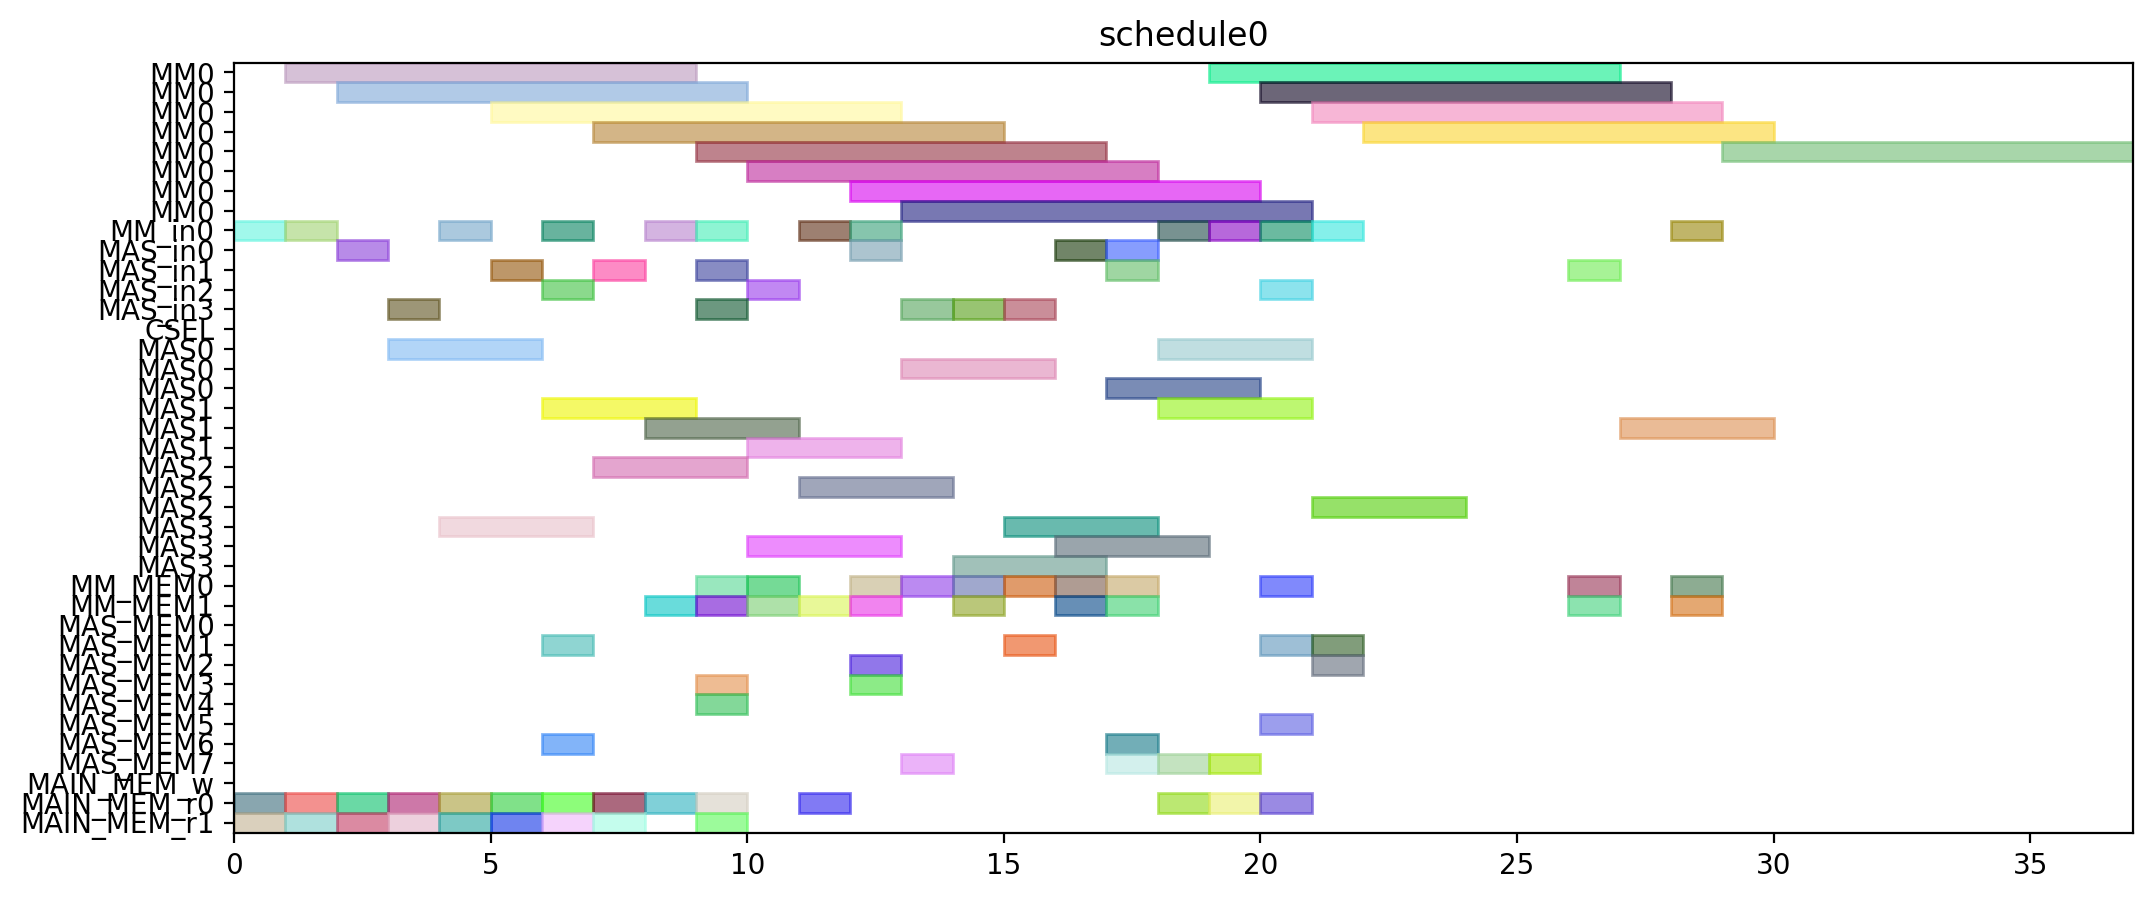

The script that drew this image:
from pyschedule import Scenario, solvers, plotters, alt


def solve():
	horizon = 120
	S = Scenario("schedule0", horizon=horizon)

	# resource
	MM = S.Resources('MM', num=1, size=8)
	MM_in = S.Resources('MM_in', num=1)
	MAS_in = S.Resources('MAS_in', num=4)
	CSEL = S.Resource('CSEL')
	MAS = S.Resources('MAS', num=4, size=3, periods=range(1, horizon))
	MM_MEM = S.Resources('MM_MEM', num=2)
	MAS_MEM = S.Resources('MAS_MEM', num=8)
	MAIN_MEM_w = S.Resource('MAIN_MEM_w', size=1)
	MAIN_MEM_r = S.Resources('MAIN_MEM_r', num=2)

	# result of previous scheduling

	# new tasks
	t0 = S.Task('t0', length=8, delay_cost=1)
	t0 += alt(MM)
	t0_in = S.Task('t0_in', length=1, delay_cost=1)
	t0_in += alt(MM_in)
	S += t0_in*MM_in[0]<=t0*MM[0]
	t0_mem0 = S.Task('t0_mem0', length=1, delay_cost=1)
	t0_mem0 += MAIN_MEM_r[0]
	S += t0_mem0 <= t0

	t0_mem1 = S.Task('t0_mem1', length=1, delay_cost=1)
	t0_mem1 += MAIN_MEM_r[1]
	S += t0_mem1 <= t0

	t1 = S.Task('t1', length=8, delay_cost=1)
	t1 += alt(MM)
	t1_in = S.Task('t1_in', length=1, delay_cost=1)
	t1_in += alt(MM_in)
	S += t1_in*MM_in[0]<=t1*MM[0]
	t1_mem0 = S.Task('t1_mem0', length=1, delay_cost=1)
	t1_mem0 += MAIN_MEM_r[0]
	S += t1_mem0 <= t1

	t1_mem1 = S.Task('t1_mem1', length=1, delay_cost=1)
	t1_mem1 += MAIN_MEM_r[1]
	S += t1_mem1 <= t1

	t2 = S.Task('t2', length=8, delay_cost=1)
	t2 += alt(MM)
	t2_in = S.Task('t2_in', length=1, delay_cost=1)
	t2_in += alt(MM_in)
	S += t2_in*MM_in[0]<=t2*MM[0]
	t2_mem0 = S.Task('t2_mem0', length=1, delay_cost=1)
	t2_mem0 += MAIN_MEM_r[0]
	S += t2_mem0 <= t2

	t2_mem1 = S.Task('t2_mem1', length=1, delay_cost=1)
	t2_mem1 += MAIN_MEM_r[1]
	S += t2_mem1 <= t2

	t3 = S.Task('t3', length=3, delay_cost=1)
	t3 += alt(MAS)
	t3_in = S.Task('t3_in', length=1, delay_cost=1)
	t3_in += alt(MAS_in)
	S += t3_in*MAS_in[0]<=t3*MAS[0]

	S += t3_in*MAS_in[1]<=t3*MAS[1]

	S += t3_in*MAS_in[2]<=t3*MAS[2]

	S += t3_in*MAS_in[3]<=t3*MAS[3]

	t3_mem0 = S.Task('t3_mem0', length=1, delay_cost=1)
	t3_mem0 += MAIN_MEM_r[0]
	S += t3_mem0 <= t3

	t3_mem1 = S.Task('t3_mem1', length=1, delay_cost=1)
	t3_mem1 += MAIN_MEM_r[1]
	S += t3_mem1 <= t3

	t4 = S.Task('t4', length=3, delay_cost=1)
	t4 += alt(MAS)
	t4_in = S.Task('t4_in', length=1, delay_cost=1)
	t4_in += alt(MAS_in)
	S += t4_in*MAS_in[0]<=t4*MAS[0]

	S += t4_in*MAS_in[1]<=t4*MAS[1]

	S += t4_in*MAS_in[2]<=t4*MAS[2]

	S += t4_in*MAS_in[3]<=t4*MAS[3]

	t4_mem0 = S.Task('t4_mem0', length=1, delay_cost=1)
	t4_mem0 += MAIN_MEM_r[0]
	S += t4_mem0 <= t4

	t4_mem1 = S.Task('t4_mem1', length=1, delay_cost=1)
	t4_mem1 += MAIN_MEM_r[1]
	S += t4_mem1 <= t4

	t8 = S.Task('t8', length=3, delay_cost=1)
	t8 += alt(MAS)
	t8_in = S.Task('t8_in', length=1, delay_cost=1)
	t8_in += alt(MAS_in)
	S += t8_in*MAS_in[0]<=t8*MAS[0]

	S += t8_in*MAS_in[1]<=t8*MAS[1]

	S += t8_in*MAS_in[2]<=t8*MAS[2]

	S += t8_in*MAS_in[3]<=t8*MAS[3]

	t8_mem0 = S.Task('t8_mem0', length=1, delay_cost=1)
	t8_mem0 += MAIN_MEM_r[0]
	S += t8_mem0 <= t8

	t8_mem1 = S.Task('t8_mem1', length=1, delay_cost=1)
	t8_mem1 += MAIN_MEM_r[1]
	S += t8_mem1 <= t8

	t9 = S.Task('t9', length=3, delay_cost=1)
	t9 += alt(MAS)
	t9_in = S.Task('t9_in', length=1, delay_cost=1)
	t9_in += alt(MAS_in)
	S += t9_in*MAS_in[0]<=t9*MAS[0]

	S += t9_in*MAS_in[1]<=t9*MAS[1]

	S += t9_in*MAS_in[2]<=t9*MAS[2]

	S += t9_in*MAS_in[3]<=t9*MAS[3]

	t9_mem0 = S.Task('t9_mem0', length=1, delay_cost=1)
	t9_mem0 += MAIN_MEM_r[0]
	S += t9_mem0 <= t9

	t9_mem1 = S.Task('t9_mem1', length=1, delay_cost=1)
	t9_mem1 += MAIN_MEM_r[1]
	S += t9_mem1 <= t9

	t13 = S.Task('t13', length=3, delay_cost=1)
	t13 += alt(MAS)
	t13_in = S.Task('t13_in', length=1, delay_cost=1)
	t13_in += alt(MAS_in)
	S += t13_in*MAS_in[0]<=t13*MAS[0]

	S += t13_in*MAS_in[1]<=t13*MAS[1]

	S += t13_in*MAS_in[2]<=t13*MAS[2]

	S += t13_in*MAS_in[3]<=t13*MAS[3]

	t13_mem0 = S.Task('t13_mem0', length=1, delay_cost=1)
	t13_mem0 += MAIN_MEM_r[0]
	S += t13_mem0 <= t13

	t13_mem1 = S.Task('t13_mem1', length=1, delay_cost=1)
	t13_mem1 += MAIN_MEM_r[1]
	S += t13_mem1 <= t13

	t14 = S.Task('t14', length=3, delay_cost=1)
	t14 += alt(MAS)
	t14_in = S.Task('t14_in', length=1, delay_cost=1)
	t14_in += alt(MAS_in)
	S += t14_in*MAS_in[0]<=t14*MAS[0]

	S += t14_in*MAS_in[1]<=t14*MAS[1]

	S += t14_in*MAS_in[2]<=t14*MAS[2]

	S += t14_in*MAS_in[3]<=t14*MAS[3]

	t14_mem0 = S.Task('t14_mem0', length=1, delay_cost=1)
	t14_mem0 += MAIN_MEM_r[0]
	S += t14_mem0 <= t14

	t14_mem1 = S.Task('t14_mem1', length=1, delay_cost=1)
	t14_mem1 += MAIN_MEM_r[1]
	S += t14_mem1 <= t14

	t5 = S.Task('t5', length=8, delay_cost=1)
	t5 += alt(MM)
	t5_in = S.Task('t5_in', length=1, delay_cost=1)
	t5_in += alt(MM_in)
	S += t5_in*MM_in[0]<=t5*MM[0]
	t5_mem0 = S.Task('t5_mem0', length=1, delay_cost=1)
	t5_mem0 += alt(MAS_MEM)
	S += (t3*MAS[0])-1 < t5_mem0*MAS_MEM[0]
	S += (t3*MAS[1])-1 < t5_mem0*MAS_MEM[2]
	S += (t3*MAS[2])-1 < t5_mem0*MAS_MEM[4]
	S += (t3*MAS[3])-1 < t5_mem0*MAS_MEM[6]
	S += t5_mem0 <= t5

	t5_mem1 = S.Task('t5_mem1', length=1, delay_cost=1)
	t5_mem1 += alt(MAS_MEM)
	S += (t4*MAS[0])-1 < t5_mem1*MAS_MEM[1]
	S += (t4*MAS[1])-1 < t5_mem1*MAS_MEM[3]
	S += (t4*MAS[2])-1 < t5_mem1*MAS_MEM[5]
	S += (t4*MAS[3])-1 < t5_mem1*MAS_MEM[7]
	S += t5_mem1 <= t5

	t6 = S.Task('t6', length=3, delay_cost=1)
	t6 += alt(MAS)
	t6_in = S.Task('t6_in', length=1, delay_cost=1)
	t6_in += alt(MAS_in)
	S += t6_in*MAS_in[0]<=t6*MAS[0]

	S += t6_in*MAS_in[1]<=t6*MAS[1]

	S += t6_in*MAS_in[2]<=t6*MAS[2]

	S += t6_in*MAS_in[3]<=t6*MAS[3]

	t6_mem0 = S.Task('t6_mem0', length=1, delay_cost=1)
	t6_mem0 += alt(MM_MEM)
	S += (t0*MM[0])-1 < t6_mem0*MM_MEM[0]
	S += t6_mem0 <= t6

	t6_mem1 = S.Task('t6_mem1', length=1, delay_cost=1)
	t6_mem1 += alt(MM_MEM)
	S += (t1*MM[0])-1 < t6_mem1*MM_MEM[1]
	S += t6_mem1 <= t6

	t10 = S.Task('t10', length=8, delay_cost=1)
	t10 += alt(MM)
	t10_in = S.Task('t10_in', length=1, delay_cost=1)
	t10_in += alt(MM_in)
	S += t10_in*MM_in[0]<=t10*MM[0]
	t10_mem0 = S.Task('t10_mem0', length=1, delay_cost=1)
	t10_mem0 += alt(MAS_MEM)
	S += (t8*MAS[0])-1 < t10_mem0*MAS_MEM[0]
	S += (t8*MAS[1])-1 < t10_mem0*MAS_MEM[2]
	S += (t8*MAS[2])-1 < t10_mem0*MAS_MEM[4]
	S += (t8*MAS[3])-1 < t10_mem0*MAS_MEM[6]
	S += t10_mem0 <= t10

	t10_mem1 = S.Task('t10_mem1', length=1, delay_cost=1)
	t10_mem1 += alt(MAS_MEM)
	S += (t9*MAS[0])-1 < t10_mem1*MAS_MEM[1]
	S += (t9*MAS[1])-1 < t10_mem1*MAS_MEM[3]
	S += (t9*MAS[2])-1 < t10_mem1*MAS_MEM[5]
	S += (t9*MAS[3])-1 < t10_mem1*MAS_MEM[7]
	S += t10_mem1 <= t10

	t11 = S.Task('t11', length=3, delay_cost=1)
	t11 += alt(MAS)
	t11_in = S.Task('t11_in', length=1, delay_cost=1)
	t11_in += alt(MAS_in)
	S += t11_in*MAS_in[0]<=t11*MAS[0]

	S += t11_in*MAS_in[1]<=t11*MAS[1]

	S += t11_in*MAS_in[2]<=t11*MAS[2]

	S += t11_in*MAS_in[3]<=t11*MAS[3]

	t11_mem0 = S.Task('t11_mem0', length=1, delay_cost=1)
	t11_mem0 += alt(MM_MEM)
	S += (t1*MM[0])-1 < t11_mem0*MM_MEM[0]
	S += t11_mem0 <= t11

	t11_mem1 = S.Task('t11_mem1', length=1, delay_cost=1)
	t11_mem1 += alt(MM_MEM)
	S += (t2*MM[0])-1 < t11_mem1*MM_MEM[1]
	S += t11_mem1 <= t11

	t15 = S.Task('t15', length=8, delay_cost=1)
	t15 += alt(MM)
	t15_in = S.Task('t15_in', length=1, delay_cost=1)
	t15_in += alt(MM_in)
	S += t15_in*MM_in[0]<=t15*MM[0]
	t15_mem0 = S.Task('t15_mem0', length=1, delay_cost=1)
	t15_mem0 += alt(MAS_MEM)
	S += (t13*MAS[0])-1 < t15_mem0*MAS_MEM[0]
	S += (t13*MAS[1])-1 < t15_mem0*MAS_MEM[2]
	S += (t13*MAS[2])-1 < t15_mem0*MAS_MEM[4]
	S += (t13*MAS[3])-1 < t15_mem0*MAS_MEM[6]
	S += t15_mem0 <= t15

	t15_mem1 = S.Task('t15_mem1', length=1, delay_cost=1)
	t15_mem1 += alt(MAS_MEM)
	S += (t14*MAS[0])-1 < t15_mem1*MAS_MEM[1]
	S += (t14*MAS[1])-1 < t15_mem1*MAS_MEM[3]
	S += (t14*MAS[2])-1 < t15_mem1*MAS_MEM[5]
	S += (t14*MAS[3])-1 < t15_mem1*MAS_MEM[7]
	S += t15_mem1 <= t15

	t16 = S.Task('t16', length=3, delay_cost=1)
	t16 += alt(MAS)
	t16_in = S.Task('t16_in', length=1, delay_cost=1)
	t16_in += alt(MAS_in)
	S += t16_in*MAS_in[0]<=t16*MAS[0]

	S += t16_in*MAS_in[1]<=t16*MAS[1]

	S += t16_in*MAS_in[2]<=t16*MAS[2]

	S += t16_in*MAS_in[3]<=t16*MAS[3]

	t16_mem0 = S.Task('t16_mem0', length=1, delay_cost=1)
	t16_mem0 += alt(MM_MEM)
	S += (t0*MM[0])-1 < t16_mem0*MM_MEM[0]
	S += t16_mem0 <= t16

	t16_mem1 = S.Task('t16_mem1', length=1, delay_cost=1)
	t16_mem1 += alt(MM_MEM)
	S += (t2*MM[0])-1 < t16_mem1*MM_MEM[1]
	S += t16_mem1 <= t16

	t19 = S.Task('t19', length=8, delay_cost=1)
	t19 += alt(MM)
	t19_in = S.Task('t19_in', length=1, delay_cost=1)
	t19_in += alt(MM_in)
	S += t19_in*MM_in[0]<=t19*MM[0]
	t19_mem0 = S.Task('t19_mem0', length=1, delay_cost=1)
	t19_mem0 += MAIN_MEM_r[0]
	S += t19_mem0 <= t19

	t19_mem1 = S.Task('t19_mem1', length=1, delay_cost=1)
	t19_mem1 += alt(MM_MEM)
	S += (t2*MM[0])-1 < t19_mem1*MM_MEM[1]
	S += t19_mem1 <= t19

	t24 = S.Task('t24', length=3, delay_cost=1)
	t24 += alt(MAS)
	t24_in = S.Task('t24_in', length=1, delay_cost=1)
	t24_in += alt(MAS_in)
	S += t24_in*MAS_in[0]<=t24*MAS[0]

	S += t24_in*MAS_in[1]<=t24*MAS[1]

	S += t24_in*MAS_in[2]<=t24*MAS[2]

	S += t24_in*MAS_in[3]<=t24*MAS[3]

	t24_mem0 = S.Task('t24_mem0', length=1, delay_cost=1)
	t24_mem0 += alt(MM_MEM)
	S += (t0*MM[0])-1 < t24_mem0*MM_MEM[0]
	S += t24_mem0 <= t24

	t24_mem1 = S.Task('t24_mem1', length=1, delay_cost=1)
	t24_mem1 += alt(MM_MEM)
	S += (t0*MM[0])-1 < t24_mem1*MM_MEM[1]
	S += t24_mem1 <= t24

	t26 = S.Task('t26', length=8, delay_cost=1)
	t26 += alt(MM)
	t26_in = S.Task('t26_in', length=1, delay_cost=1)
	t26_in += alt(MM_in)
	S += t26_in*MM_in[0]<=t26*MM[0]
	t26_mem0 = S.Task('t26_mem0', length=1, delay_cost=1)
	t26_mem0 += MAIN_MEM_r[0]
	S += t26_mem0 <= t26

	t26_mem1 = S.Task('t26_mem1', length=1, delay_cost=1)
	t26_mem1 += alt(MM_MEM)
	S += (t2*MM[0])-1 < t26_mem1*MM_MEM[1]
	S += t26_mem1 <= t26

	t7 = S.Task('t7', length=3, delay_cost=1)
	t7 += alt(MAS)
	t7_in = S.Task('t7_in', length=1, delay_cost=1)
	t7_in += alt(MAS_in)
	S += t7_in*MAS_in[0]<=t7*MAS[0]

	S += t7_in*MAS_in[1]<=t7*MAS[1]

	S += t7_in*MAS_in[2]<=t7*MAS[2]

	S += t7_in*MAS_in[3]<=t7*MAS[3]

	t7_mem0 = S.Task('t7_mem0', length=1, delay_cost=1)
	t7_mem0 += alt(MM_MEM)
	S += (t5*MM[0])-1 < t7_mem0*MM_MEM[0]
	S += t7_mem0 <= t7

	t7_mem1 = S.Task('t7_mem1', length=1, delay_cost=1)
	t7_mem1 += alt(MAS_MEM)
	S += (t6*MAS[0])-1 < t7_mem1*MAS_MEM[1]
	S += (t6*MAS[1])-1 < t7_mem1*MAS_MEM[3]
	S += (t6*MAS[2])-1 < t7_mem1*MAS_MEM[5]
	S += (t6*MAS[3])-1 < t7_mem1*MAS_MEM[7]
	S += t7_mem1 <= t7

	t12 = S.Task('t12', length=3, delay_cost=1)
	t12 += alt(MAS)
	t12_in = S.Task('t12_in', length=1, delay_cost=1)
	t12_in += alt(MAS_in)
	S += t12_in*MAS_in[0]<=t12*MAS[0]

	S += t12_in*MAS_in[1]<=t12*MAS[1]

	S += t12_in*MAS_in[2]<=t12*MAS[2]

	S += t12_in*MAS_in[3]<=t12*MAS[3]

	t12_mem0 = S.Task('t12_mem0', length=1, delay_cost=1)
	t12_mem0 += alt(MM_MEM)
	S += (t10*MM[0])-1 < t12_mem0*MM_MEM[0]
	S += t12_mem0 <= t12

	t12_mem1 = S.Task('t12_mem1', length=1, delay_cost=1)
	t12_mem1 += alt(MAS_MEM)
	S += (t11*MAS[0])-1 < t12_mem1*MAS_MEM[1]
	S += (t11*MAS[1])-1 < t12_mem1*MAS_MEM[3]
	S += (t11*MAS[2])-1 < t12_mem1*MAS_MEM[5]
	S += (t11*MAS[3])-1 < t12_mem1*MAS_MEM[7]
	S += t12_mem1 <= t12

	t17 = S.Task('t17', length=3, delay_cost=1)
	t17 += alt(MAS)
	t17_in = S.Task('t17_in', length=1, delay_cost=1)
	t17_in += alt(MAS_in)
	S += t17_in*MAS_in[0]<=t17*MAS[0]

	S += t17_in*MAS_in[1]<=t17*MAS[1]

	S += t17_in*MAS_in[2]<=t17*MAS[2]

	S += t17_in*MAS_in[3]<=t17*MAS[3]

	t17_mem0 = S.Task('t17_mem0', length=1, delay_cost=1)
	t17_mem0 += alt(MM_MEM)
	S += (t15*MM[0])-1 < t17_mem0*MM_MEM[0]
	S += t17_mem0 <= t17

	t17_mem1 = S.Task('t17_mem1', length=1, delay_cost=1)
	t17_mem1 += alt(MAS_MEM)
	S += (t16*MAS[0])-1 < t17_mem1*MAS_MEM[1]
	S += (t16*MAS[1])-1 < t17_mem1*MAS_MEM[3]
	S += (t16*MAS[2])-1 < t17_mem1*MAS_MEM[5]
	S += (t16*MAS[3])-1 < t17_mem1*MAS_MEM[7]
	S += t17_mem1 <= t17

	t25 = S.Task('t25', length=3, delay_cost=1)
	t25 += alt(MAS)
	t25_in = S.Task('t25_in', length=1, delay_cost=1)
	t25_in += alt(MAS_in)
	S += t25_in*MAS_in[0]<=t25*MAS[0]

	S += t25_in*MAS_in[1]<=t25*MAS[1]

	S += t25_in*MAS_in[2]<=t25*MAS[2]

	S += t25_in*MAS_in[3]<=t25*MAS[3]

	t25_mem0 = S.Task('t25_mem0', length=1, delay_cost=1)
	t25_mem0 += alt(MM_MEM)
	S += (t0*MM[0])-1 < t25_mem0*MM_MEM[0]
	S += t25_mem0 <= t25

	t25_mem1 = S.Task('t25_mem1', length=1, delay_cost=1)
	t25_mem1 += alt(MAS_MEM)
	S += (t24*MAS[0])-1 < t25_mem1*MAS_MEM[1]
	S += (t24*MAS[1])-1 < t25_mem1*MAS_MEM[3]
	S += (t24*MAS[2])-1 < t25_mem1*MAS_MEM[5]
	S += (t24*MAS[3])-1 < t25_mem1*MAS_MEM[7]
	S += t25_mem1 <= t25

	t29 = S.Task('t29', length=3, delay_cost=1)
	t29 += alt(MAS)
	t29_in = S.Task('t29_in', length=1, delay_cost=1)
	t29_in += alt(MAS_in)
	S += t29_in*MAS_in[0]<=t29*MAS[0]

	S += t29_in*MAS_in[1]<=t29*MAS[1]

	S += t29_in*MAS_in[2]<=t29*MAS[2]

	S += t29_in*MAS_in[3]<=t29*MAS[3]

	t29_mem0 = S.Task('t29_mem0', length=1, delay_cost=1)
	t29_mem0 += alt(MM_MEM)
	S += (t0*MM[0])-1 < t29_mem0*MM_MEM[0]
	S += t29_mem0 <= t29

	t29_mem1 = S.Task('t29_mem1', length=1, delay_cost=1)
	t29_mem1 += alt(MM_MEM)
	S += (t26*MM[0])-1 < t29_mem1*MM_MEM[1]
	S += t29_mem1 <= t29

	t18 = S.Task('t18', length=8, delay_cost=1)
	t18 += alt(MM)
	t18_in = S.Task('t18_in', length=1, delay_cost=1)
	t18_in += alt(MM_in)
	S += t18_in*MM_in[0]<=t18*MM[0]
	t18_mem0 = S.Task('t18_mem0', length=1, delay_cost=1)
	t18_mem0 += MAIN_MEM_r[0]
	S += t18_mem0 <= t18

	t18_mem1 = S.Task('t18_mem1', length=1, delay_cost=1)
	t18_mem1 += alt(MAS_MEM)
	S += (t12*MAS[0])-1 < t18_mem1*MAS_MEM[1]
	S += (t12*MAS[1])-1 < t18_mem1*MAS_MEM[3]
	S += (t12*MAS[2])-1 < t18_mem1*MAS_MEM[5]
	S += (t12*MAS[3])-1 < t18_mem1*MAS_MEM[7]
	S += t18_mem1 <= t18

	t27 = S.Task('t27', length=8, delay_cost=1)
	t27 += alt(MM)
	t27_in = S.Task('t27_in', length=1, delay_cost=1)
	t27_in += alt(MM_in)
	S += t27_in*MM_in[0]<=t27*MM[0]
	t27_mem0 = S.Task('t27_mem0', length=1, delay_cost=1)
	t27_mem0 += MAIN_MEM_r[0]
	S += t27_mem0 <= t27

	t27_mem1 = S.Task('t27_mem1', length=1, delay_cost=1)
	t27_mem1 += alt(MAS_MEM)
	S += (t12*MAS[0])-1 < t27_mem1*MAS_MEM[1]
	S += (t12*MAS[1])-1 < t27_mem1*MAS_MEM[3]
	S += (t12*MAS[2])-1 < t27_mem1*MAS_MEM[5]
	S += (t12*MAS[3])-1 < t27_mem1*MAS_MEM[7]
	S += t27_mem1 <= t27

	t28 = S.Task('t28', length=3, delay_cost=1)
	t28 += alt(MAS)
	t28_in = S.Task('t28_in', length=1, delay_cost=1)
	t28_in += alt(MAS_in)
	S += t28_in*MAS_in[0]<=t28*MAS[0]

	S += t28_in*MAS_in[1]<=t28*MAS[1]

	S += t28_in*MAS_in[2]<=t28*MAS[2]

	S += t28_in*MAS_in[3]<=t28*MAS[3]

	t28_mem0 = S.Task('t28_mem0', length=1, delay_cost=1)
	t28_mem0 += alt(MAS_MEM)
	S += (t25*MAS[0])-1 < t28_mem0*MAS_MEM[0]
	S += (t25*MAS[1])-1 < t28_mem0*MAS_MEM[2]
	S += (t25*MAS[2])-1 < t28_mem0*MAS_MEM[4]
	S += (t25*MAS[3])-1 < t28_mem0*MAS_MEM[6]
	S += t28_mem0 <= t28

	t28_mem1 = S.Task('t28_mem1', length=1, delay_cost=1)
	t28_mem1 += alt(MM_MEM)
	S += (t26*MM[0])-1 < t28_mem1*MM_MEM[1]
	S += t28_mem1 <= t28

	t30 = S.Task('t30', length=8, delay_cost=1)
	t30 += alt(MM)
	t30_in = S.Task('t30_in', length=1, delay_cost=1)
	t30_in += alt(MM_in)
	S += t30_in*MM_in[0]<=t30*MM[0]
	t30_mem0 = S.Task('t30_mem0', length=1, delay_cost=1)
	t30_mem0 += MAIN_MEM_r[0]
	S += t30_mem0 <= t30

	t30_mem1 = S.Task('t30_mem1', length=1, delay_cost=1)
	t30_mem1 += alt(MAS_MEM)
	S += (t29*MAS[0])-1 < t30_mem1*MAS_MEM[1]
	S += (t29*MAS[1])-1 < t30_mem1*MAS_MEM[3]
	S += (t29*MAS[2])-1 < t30_mem1*MAS_MEM[5]
	S += (t29*MAS[3])-1 < t30_mem1*MAS_MEM[7]
	S += t30_mem1 <= t30

	t20 = S.Task('t20', length=3, delay_cost=1)
	t20 += alt(MAS)
	t20_in = S.Task('t20_in', length=1, delay_cost=1)
	t20_in += alt(MAS_in)
	S += t20_in*MAS_in[0]<=t20*MAS[0]

	S += t20_in*MAS_in[1]<=t20*MAS[1]

	S += t20_in*MAS_in[2]<=t20*MAS[2]

	S += t20_in*MAS_in[3]<=t20*MAS[3]

	t20_mem0 = S.Task('t20_mem0', length=1, delay_cost=1)
	t20_mem0 += alt(MM_MEM)
	S += (t19*MM[0])-1 < t20_mem0*MM_MEM[0]
	S += t20_mem0 <= t20

	t20_mem1 = S.Task('t20_mem1', length=1, delay_cost=1)
	t20_mem1 += alt(MM_MEM)
	S += (t18*MM[0])-1 < t20_mem1*MM_MEM[1]
	S += t20_mem1 <= t20

	t31 = S.Task('t31', length=8, delay_cost=1)
	t31 += alt(MM)
	t31_in = S.Task('t31_in', length=1, delay_cost=1)
	t31_in += alt(MM_in)
	S += t31_in*MM_in[0]<=t31*MM[0]
	t31_mem0 = S.Task('t31_mem0', length=1, delay_cost=1)
	t31_mem0 += alt(MM_MEM)
	S += (t27*MM[0])-1 < t31_mem0*MM_MEM[0]
	S += t31_mem0 <= t31

	t31_mem1 = S.Task('t31_mem1', length=1, delay_cost=1)
	t31_mem1 += alt(MM_MEM)
	S += (t30*MM[0])-1 < t31_mem1*MM_MEM[1]
	S += t31_mem1 <= t31

	t35 = S.Task('t35', length=8, delay_cost=1)
	t35 += alt(MM)
	t35_in = S.Task('t35_in', length=1, delay_cost=1)
	t35_in += alt(MM_in)
	S += t35_in*MM_in[0]<=t35*MM[0]
	t35_mem0 = S.Task('t35_mem0', length=1, delay_cost=1)
	t35_mem0 += alt(MAS_MEM)
	S += (t7*MAS[0])-1 < t35_mem0*MAS_MEM[0]
	S += (t7*MAS[1])-1 < t35_mem0*MAS_MEM[2]
	S += (t7*MAS[2])-1 < t35_mem0*MAS_MEM[4]
	S += (t7*MAS[3])-1 < t35_mem0*MAS_MEM[6]
	S += t35_mem0 <= t35

	t35_mem1 = S.Task('t35_mem1', length=1, delay_cost=1)
	t35_mem1 += alt(MAS_MEM)
	S += (t28*MAS[0])-1 < t35_mem1*MAS_MEM[1]
	S += (t28*MAS[1])-1 < t35_mem1*MAS_MEM[3]
	S += (t28*MAS[2])-1 < t35_mem1*MAS_MEM[5]
	S += (t28*MAS[3])-1 < t35_mem1*MAS_MEM[7]
	S += t35_mem1 <= t35

	solvers.mip.solve(S,msg=1,kind='CPLEX',ratio_gap=1.01)

	solution = [['hoge']*len(S.solution()[1]) for i in range(len(S.solution()))]
	for i in range(len(S.solution())):
		for j in range(len(S.solution()[i])):
			solution[i][j]=str(S.solution()[i][j])
	print(solution)

	cycles = int(solution[-1][3])

	pic_file_name = "/home/mfukuda/ABE/multiRAM_multiMAS_16mux/scheduling_result/stage8MM1_stage3MAS4/EP_ADD_A_ANY/schedule0.png"
	if(S.solution() != []):
		plotters.matplotlib.plot(S,img_filename=pic_file_name, show_task_labels=False, fig_size=(cycles*0.25+3, 5))

	return solution
